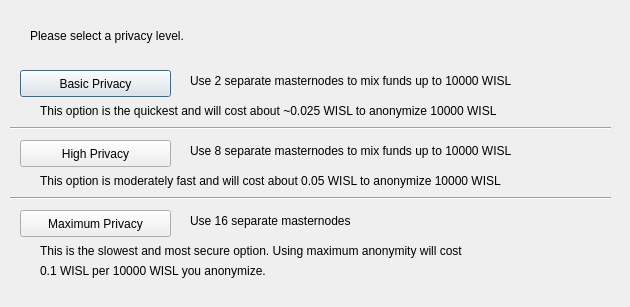
<?xml version="1.0" encoding="UTF-8"?>
<ui version="4.0">
 <class>ObfuscationConfig</class>
 <widget class="QDialog" name="ObfuscationConfig">
  <property name="geometry">
   <rect>
    <x>0</x>
    <y>0</y>
    <width>630</width>
    <height>307</height>
   </rect>
  </property>
  <property name="windowTitle">
   <string>Configure Obfuscation</string>
  </property>
  <widget class="QPushButton" name="buttonBasic">
   <property name="geometry">
    <rect>
     <x>20</x>
     <y>70</y>
     <width>151</width>
     <height>27</height>
    </rect>
   </property>
   <property name="text">
    <string>Basic Privacy</string>
   </property>
  </widget>
  <widget class="QPushButton" name="buttonHigh">
   <property name="geometry">
    <rect>
     <x>20</x>
     <y>140</y>
     <width>151</width>
     <height>27</height>
    </rect>
   </property>
   <property name="text">
    <string>High Privacy</string>
   </property>
  </widget>
  <widget class="QPushButton" name="buttonMax">
   <property name="geometry">
    <rect>
     <x>20</x>
     <y>210</y>
     <width>151</width>
     <height>27</height>
    </rect>
   </property>
   <property name="text">
    <string>Maximum Privacy</string>
   </property>
  </widget>
  <widget class="QLabel" name="label">
   <property name="geometry">
    <rect>
     <x>30</x>
     <y>20</y>
     <width>571</width>
     <height>31</height>
    </rect>
   </property>
   <property name="text">
    <string>Please select a privacy level.</string>
   </property>
  </widget>
  <widget class="QLabel" name="label_2">
   <property name="geometry">
    <rect>
     <x>190</x>
     <y>70</y>
     <width>421</width>
     <height>21</height>
    </rect>
   </property>
   <property name="text">
    <string>Use 2 separate masternodes to mix funds up to 10000 WISL</string>
   </property>
  </widget>
  <widget class="QLabel" name="label_3">
   <property name="geometry">
    <rect>
     <x>190</x>
     <y>140</y>
     <width>411</width>
     <height>21</height>
    </rect>
   </property>
   <property name="text">
    <string>Use 8 separate masternodes to mix funds up to 10000 WISL</string>
   </property>
  </widget>
  <widget class="QLabel" name="label_4">
   <property name="geometry">
    <rect>
     <x>190</x>
     <y>210</y>
     <width>421</width>
     <height>21</height>
    </rect>
   </property>
   <property name="text">
    <string>Use 16 separate masternodes</string>
   </property>
  </widget>
  <widget class="QLabel" name="label_6">
   <property name="geometry">
    <rect>
     <x>40</x>
     <y>100</y>
     <width>561</width>
     <height>21</height>
    </rect>
   </property>
   <property name="text">
    <string>This option is the quickest and will cost about ~0.025 WISL to anonymize 10000 WISL</string>
   </property>
  </widget>
  <widget class="QLabel" name="label_7">
   <property name="geometry">
    <rect>
     <x>40</x>
     <y>170</y>
     <width>561</width>
     <height>21</height>
    </rect>
   </property>
   <property name="text">
    <string>This option is moderately fast and will cost about 0.05 WISL to anonymize 10000 WISL</string>
   </property>
  </widget>
  <widget class="QLabel" name="label_8">
   <property name="geometry">
    <rect>
     <x>40</x>
     <y>240</y>
     <width>561</width>
     <height>21</height>
    </rect>
   </property>
   <property name="text">
    <string>This is the slowest and most secure option. Using maximum anonymity will cost</string>
   </property>
  </widget>
  <widget class="QLabel" name="label_9">
   <property name="geometry">
    <rect>
     <x>40</x>
     <y>260</y>
     <width>561</width>
     <height>21</height>
    </rect>
   </property>
   <property name="text">
    <string>0.1 WISL per 10000 WISL you anonymize.</string>
   </property>
  </widget>
  <widget class="Line" name="line">
   <property name="geometry">
    <rect>
     <x>10</x>
     <y>120</y>
     <width>601</width>
     <height>16</height>
    </rect>
   </property>
   <property name="orientation">
    <enum>Qt::Horizontal</enum>
   </property>
  </widget>
  <widget class="Line" name="line_2">
   <property name="geometry">
    <rect>
     <x>10</x>
     <y>190</y>
     <width>601</width>
     <height>16</height>
    </rect>
   </property>
   <property name="orientation">
    <enum>Qt::Horizontal</enum>
   </property>
  </widget>
 </widget>
 <resources/>
 <connections/>
</ui>
